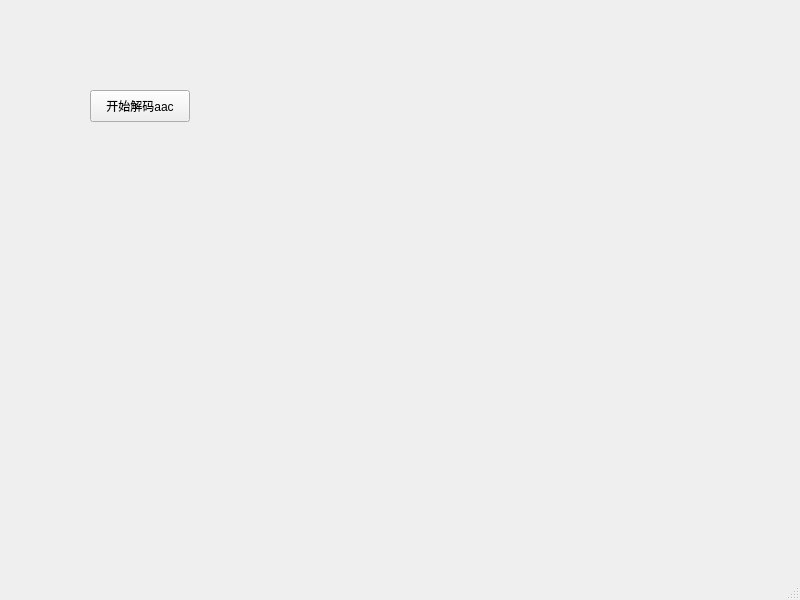
<?xml version="1.0" encoding="UTF-8"?>
<ui version="4.0">
 <class>MainWindow</class>
 <widget class="QMainWindow" name="MainWindow">
  <property name="geometry">
   <rect>
    <x>0</x>
    <y>0</y>
    <width>800</width>
    <height>600</height>
   </rect>
  </property>
  <property name="windowTitle">
   <string>MainWindow</string>
  </property>
  <widget class="QWidget" name="centralwidget">
   <widget class="QPushButton" name="pushButton">
    <property name="geometry">
     <rect>
      <x>90</x>
      <y>90</y>
      <width>100</width>
      <height>32</height>
     </rect>
    </property>
    <property name="text">
     <string>开始解码aac</string>
    </property>
   </widget>
  </widget>
  <widget class="QMenuBar" name="menubar">
   <property name="geometry">
    <rect>
     <x>0</x>
     <y>0</y>
     <width>800</width>
     <height>37</height>
    </rect>
   </property>
  </widget>
  <widget class="QStatusBar" name="statusbar"/>
 </widget>
 <resources/>
 <connections/>
</ui>
